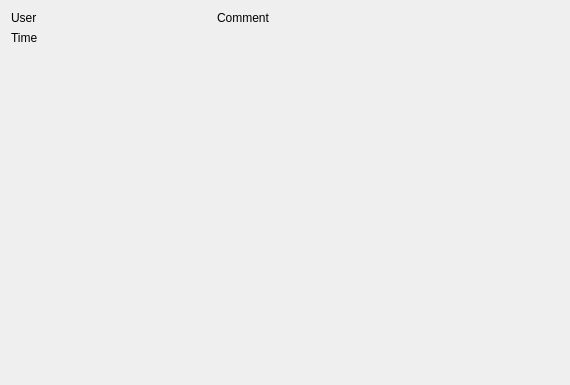
<?xml version="1.0" encoding="UTF-8"?>
<ui version="4.0">
 <class>CommentItemWidget</class>
 <widget class="QWidget" name="CommentItemWidget">
  <property name="geometry">
   <rect>
    <x>0</x>
    <y>0</y>
    <width>570</width>
    <height>385</height>
   </rect>
  </property>
  <layout class="QHBoxLayout" name="horizontalLayout" stretch="0,1">
   <item>
    <layout class="QVBoxLayout" name="verticalLayout">
     <item>
      <widget class="QLabel" name="userLabel">
       <property name="minimumSize">
        <size>
         <width>200</width>
         <height>0</height>
        </size>
       </property>
       <property name="maximumSize">
        <size>
         <width>200</width>
         <height>16777215</height>
        </size>
       </property>
       <property name="text">
        <string>User</string>
       </property>
       <property name="wordWrap">
        <bool>true</bool>
       </property>
      </widget>
     </item>
     <item>
      <widget class="QLabel" name="timeLabel">
       <property name="minimumSize">
        <size>
         <width>200</width>
         <height>0</height>
        </size>
       </property>
       <property name="maximumSize">
        <size>
         <width>200</width>
         <height>16777215</height>
        </size>
       </property>
       <property name="text">
        <string>Time</string>
       </property>
       <property name="wordWrap">
        <bool>true</bool>
       </property>
      </widget>
     </item>
     <item>
      <spacer name="verticalSpacer">
       <property name="orientation">
        <enum>Qt::Vertical</enum>
       </property>
       <property name="sizeHint" stdset="0">
        <size>
         <width>20</width>
         <height>40</height>
        </size>
       </property>
      </spacer>
     </item>
    </layout>
   </item>
   <item>
    <layout class="QVBoxLayout" name="verticalLayout_2">
     <item>
      <widget class="QLabel" name="commentLabel">
       <property name="text">
        <string>Comment</string>
       </property>
       <property name="wordWrap">
        <bool>true</bool>
       </property>
      </widget>
     </item>
     <item>
      <spacer name="verticalSpacer_2">
       <property name="orientation">
        <enum>Qt::Vertical</enum>
       </property>
       <property name="sizeHint" stdset="0">
        <size>
         <width>20</width>
         <height>40</height>
        </size>
       </property>
      </spacer>
     </item>
    </layout>
   </item>
  </layout>
 </widget>
 <resources/>
 <connections/>
</ui>
